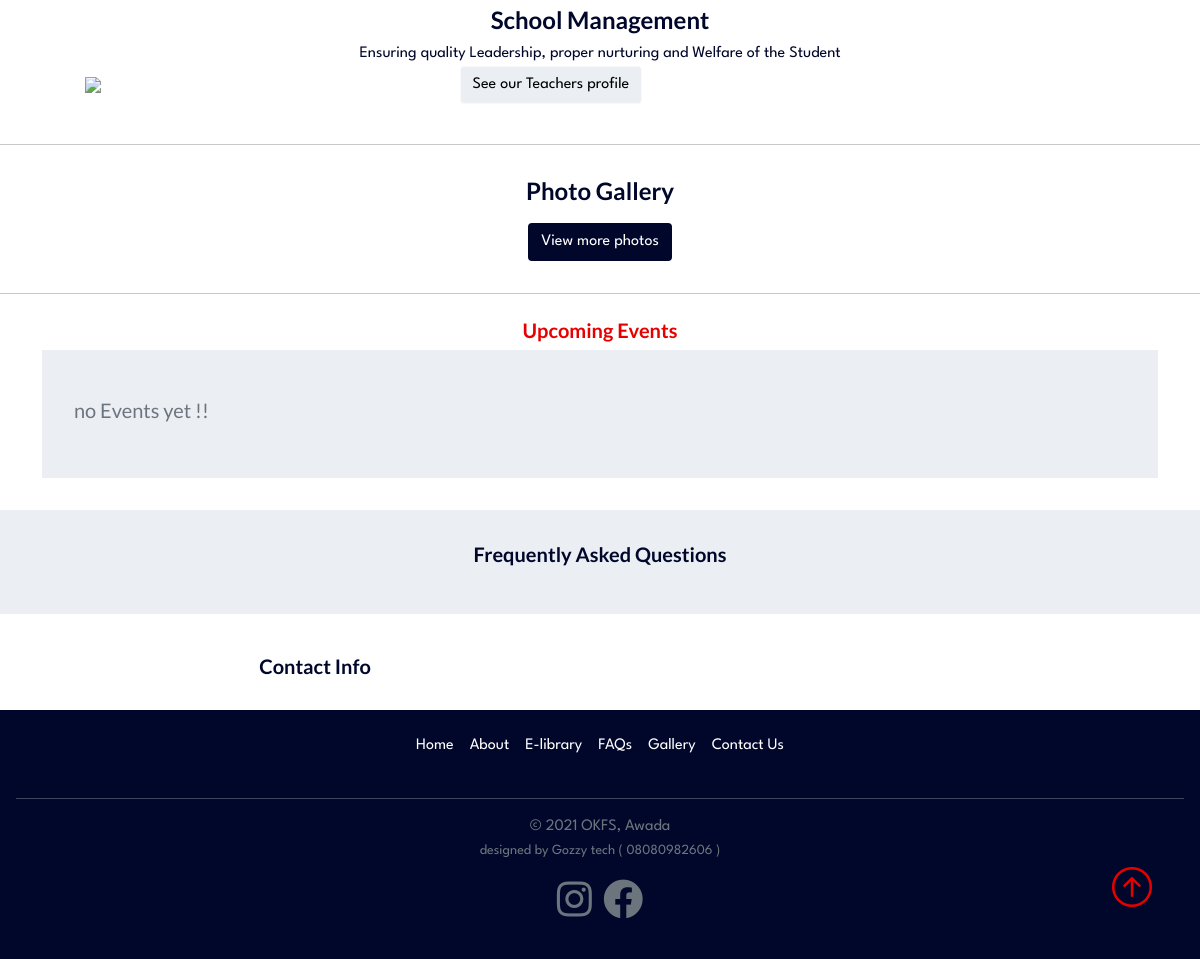
Before: / (lower part) with the older database file.
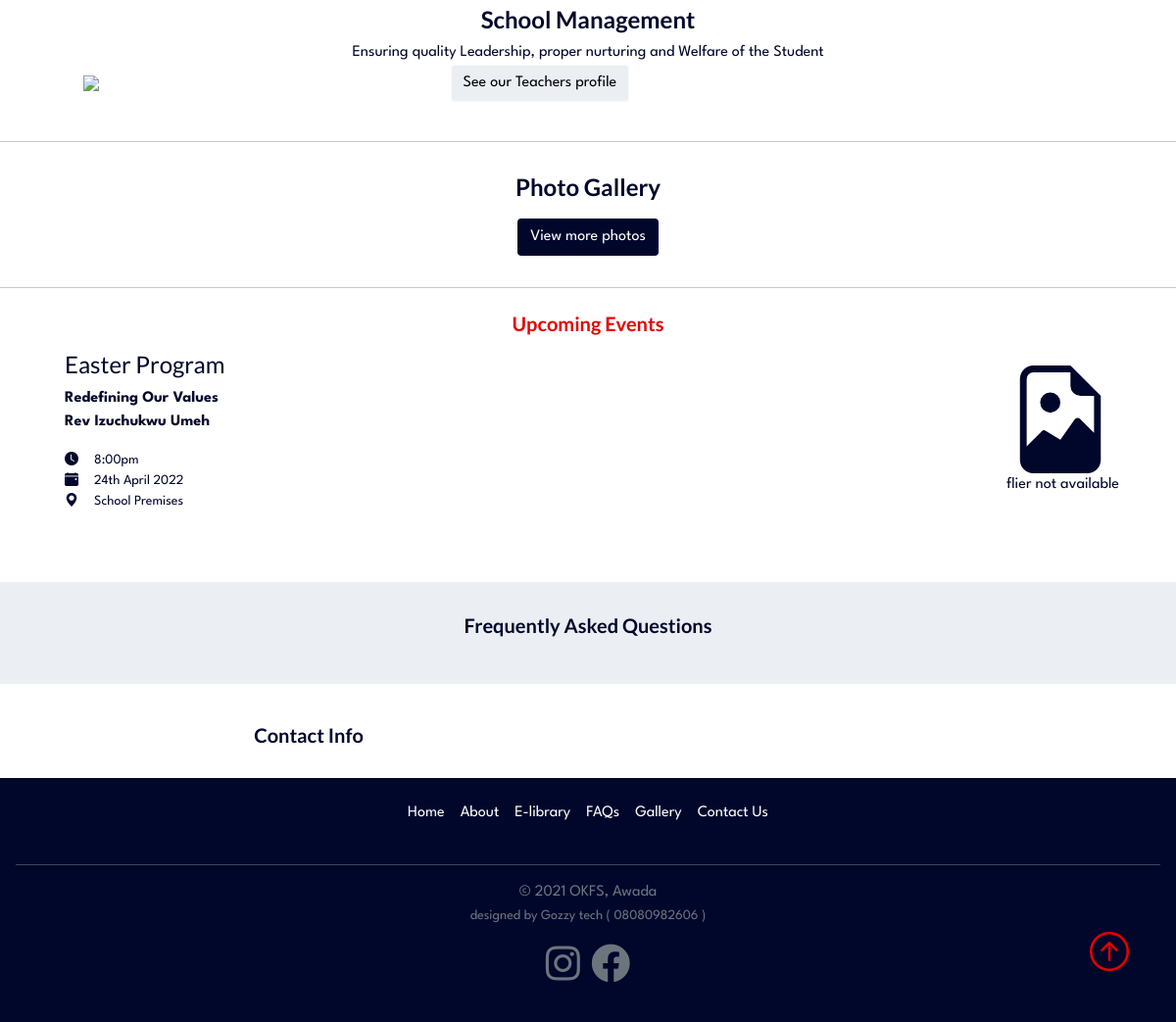
After: the same page with the newer database file.
### home/models.py (models this page shows, shortened)
class UpcomingEvents(models.Model):
	Flier=models.ImageField(upload_to='assets', blank=True)
	Eventtitle= models.CharField(max_length= 300, blank=True)
	EventTopic= models.CharField(max_length= 300, blank=True)
	Eventspeaker_Chairman= models.CharField(max_length= 300, blank=True)
	Eventdate= models.CharField(max_length= 300, blank=True)
	Eventtime= models.CharField(max_length= 300, blank=True)
	Eventvenue= models.CharField(max_length= 300, blank=True)

### home/views.py (the view)
# urls.py: path('', home_view, name='home'),
def home_view(request):
	queryset1=School.objects.all()
	queryset2=Management.objects.all()
	queryset3=Header.objects.all()
	queryset4=FAQ.objects.all()
	queryset5=UpcomingEvents.objects.all()
	queryset6=PhotoGallery.objects.all()
	photos=[]
	homePhotos=[]
	for photoobject in queryset6:
		photos.append(photoobject)
		homePhotos=photos[:6]
	context= {
	'mapbox_private_key':settings.MAPBOXGL_ACCESSTOKEN,
	'schools':queryset1,
	'managements':queryset2,
	'headers':queryset3,
	'FAQ':queryset4,
	'events':queryset5,
	'photos':homePhotos,
	}
	return render(request,'home.html',context)

### home/templates/home.html (shortened to what this page needs)
{% extends 'base.html' %}
{% load static %}
{% block content%}
 <section id="Management" class="p-3 py-4">
      <div class="container ">
        <h4 class="text-center  fw-bold">School Management</h4>
        <p class=" text-center mb-3"> Ensuring quality Leadership, proper nurturing and Welfare of the Student</p>
        <div class="row g-4">
          <div class="container-fluid row px-2 mt-2 justify-content-center align-items-center">
          	<div class="col-4">
          	<img src="{% static 'Teachers.png' %}" class="img-fluid" />
          	</div>
          <div class="col-7">
          	<a href="{% url 'TMS:teachers' %}" class="btn btn-light">See our Teachers profile </a>
         </div>
          </div>
        </div>
      </div>
    </section>
 <hr class="featurette-divider">
 <section id="gallery" class="py-2 mb-3">
	<div class=" container py-2 mb-0 text-center  text-white "><h5 class="h4 fw-bold ">Photo Gallery</h5>
	      <hr class="my-2" >
 			<a href="{% url 'gallery' %}" class=" btn mt-3" style="background-color: #00072B; color:white;">
               View more photos
 			</a>
 			</div>
 </section>
     <hr class="featurette-divider">
   	<section id="UpcomingPrograms" class="p-2">
      <div class="container ">
        <h5 class="text-center text-dark fw-bold " style="color:#e60000!important;"> Upcoming Events</h5>
       {% if events %}
 <ol class="list-group-flush  bg-light p-0">
 {% for program in events %}
  <li class="list-group-item d-flex justify-content-between align-items-center">
  <div class="ms-2 ">
      <h4 class="text-start" > {{ program.Eventtitle}}</h4>
      <p>
      <span class="fw-bold">{{ program.EventTopic}}</span><br>
      <span class="fw-bold"> {{ program.Eventspeaker_Chairman }}</span>
      </p>
     <p class="small">
	  <span class="fw-bold"><i class="bi bi-clock-fill me-3"></i></span>{{program.Eventtime }}<br>
      <span class="fw-bold"><i class="bi bi-calendar-event-fill me-3"></i></span>{{program.Eventdate }}<br>
      <span class="fw-bold"><i class="bi bi-geo-alt-fill me-3"></i></span>{{program.Eventvenue }}<br>
     </p>
     </div>
     {% if not program.Flier %}
     <div class="">
      <p class="text-center">flier not available</p>
     </div>
      {% endif %}
  </li>
  {% endfor %}
</ol>
{% else %}
<div class="container-fluid py-5 ps-3 bg-light">
	<h5 class="px-3 text-secondary">no Events yet !!</h5>
</div>
{% endif %}
</div>
</section>
 	<section id="FAQ" class="p-2 pb-4 my-4 bg-light text-dark" style="background-color:#F1F6FF;">
      <div class="container">
        <h5 class=" text-center fw-bold my-4">Frequently Asked Questions</h5>
      </div>
    </section>
     <section class="p-3">
      <div class="container">
        <div class="row g-4 justify-content-between">
          <div class="col col-md">
            <h5 class="text-center fw-bold mb-3">Contact Info</h5>
          </div>
          <div id='map' class='col col-md'>
          </div>
        </div>
      </div>
    </section>
{% endblock %}

Changed rows visible on the page:
added UpcomingEvents: Eventtitle "Easter Program", EventTopic "Redefining Our Values", Eventspeaker_Chairman "Rev Izuchukwu Umeh", Eventtime "8:00pm", Eventdate "24th April 2022", Eventvenue "School Premises", Flier "flier not available"
Other visible differences:
text no longer shown: "no Events yet !!"
